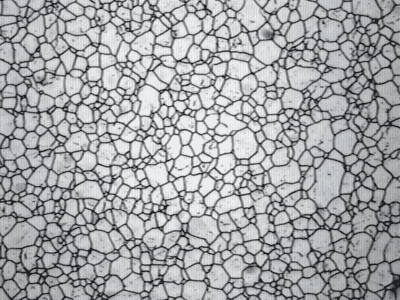
%> input picture a5/grains.jpg, 400 x 300 px
$ octave a5.m   (GNU Octave 9; MATLAB toolbox functions it lacks are replaced by stand-ins)
%> lines starting %> are read from the running program, lines starting %| are printed output that depends on the picture; in (x1, y1, x2, y2) boxes, pixels count from 0 and x2, y2 are one past the last pixel; in counts of white or black regions, pixels touching at a corner belong together; the program's own positions count from 1
%% 1.
% Es ist wichtig anzumerken das bei mehrfachem ausführen evtl. die
% Workspace variablen verwendet werden wodurch das ergebnis verzert wird.
% Fix: Workspace clearen.
clear
% a)
img = imread("grains.jpg");
%> img is the input picture: size 300x400x3 uint8; mean R, G, B 163.9, 165.3, 168.2
g_img = rgb2gray(img);
background = imhmin(imcomplement(g_img), 30);
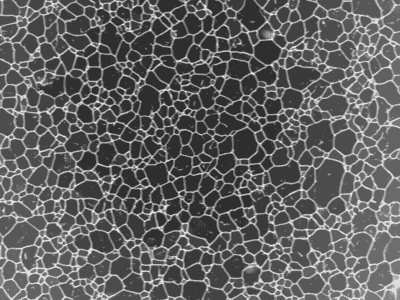
%> background: size 300x400 uint8; min 45, max 226, mean 98.2
watershed = watershed(background);
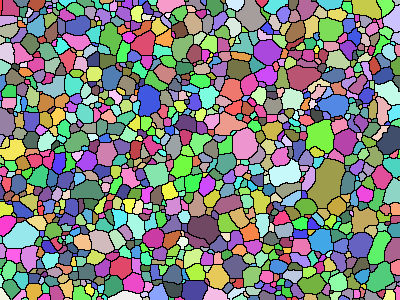
%> watershed: size 300x400 double; 977 distinct labels, from 0 to 976; one colour per label, 0 black
% b)
segmented_image = imoverlay(img, watershed == 0, 'red');
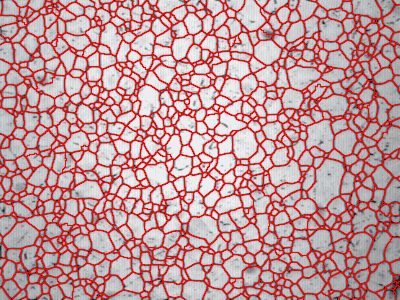
%> segmented_image: size 300x400x3 uint8; 18.17% of pixels changed, all inside (x1, y1, x2, y2) = (0, 0, 400, 300)
figure;
imshow(segmented_image);
% c)
% Watershed markiert die einzelnen Pixel inerhalb von den segmenten von
% 1..n wobei n die Anzahl der Segmente ist, dementsprechend müssen erhalten
% wir die anzahl indem wir den maximalwert von der watershed matrix
% auslesen.
segment_anzahl = max(watershed(:));
%> segment_anzahl = 976
disp(['Anzahl der Segmente: ' num2str(segment_anzahl)]);
%| Anzahl der Segmente: 976
% d)
% Alle 0 werte in watershed
disp(['Anzahl der Pixel der Wasserscheiden: ' num2str(histcounts(watershed(:), [0, 0]))]);
%| Anzahl der Pixel der Wasserscheiden: 21804
% e)
segment_ids = unique(watershed);
%> segment_ids = 977 values from 0 to 976
segment_pixels = histcounts(watershed(:), max(segment_ids) + 1);
%> segment_pixels = 977 values, max 21804 at index 1, min 2 at index 68, mean 122.8
[val, idx] = max(segment_pixels(2:end));
%> val = 1137; idx = 790
disp(['Das größte Segment hat ', num2str(val), ' Pixel.']);
%| Das größte Segment hat 1137 Pixel.
% f)
largest_segment = imoverlay(segmented_image, watershed == idx, 'green');
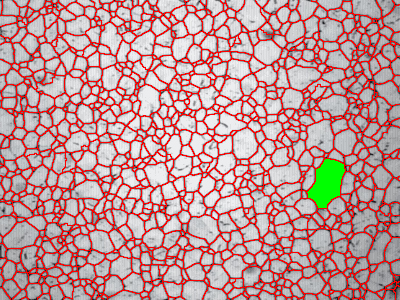
%> largest_segment: size 300x400x3 uint8; 0.95% of pixels changed, all inside (x1, y1, x2, y2) = (307, 159, 345, 208)
figure;
imshow(largest_segment);

%% 2.
% Bild laden
image = imread('ifm.jpg');
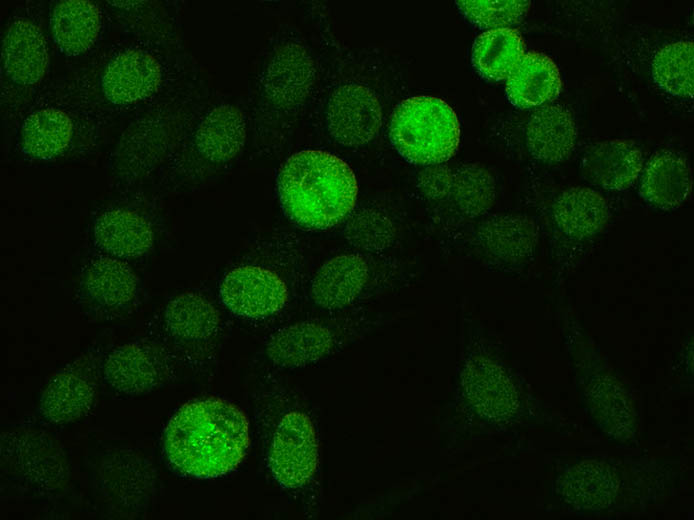
%> input picture a5/ifm.jpg, 694 x 520 px
%> image is the input picture: size 520x694x3 uint8; mean R, G, B 6.2, 27.6, 2
segmentation = imread('ifm_seg.png');
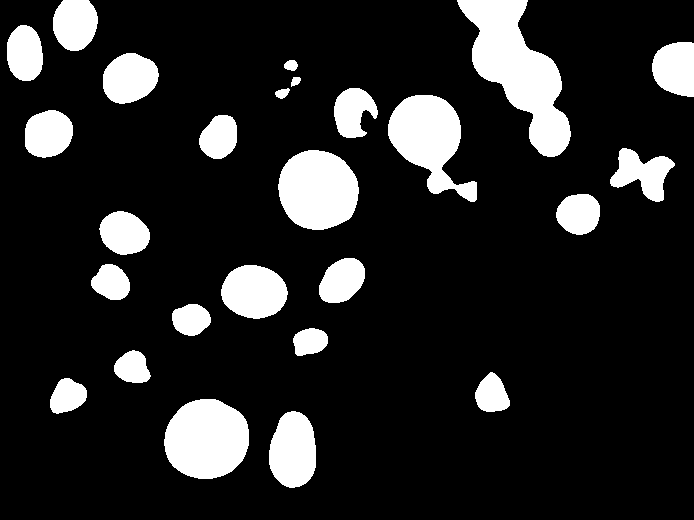
%> input picture a5/ifm_seg.png, 694 x 520 px
%> segmentation: size 520x694 logical; 14.9% white; 26 white regions, largest, box (x1, y1, x2, y2) and area: (457, 0, 571, 157) 8192, (164, 399, 249, 479) 5383, (278, 150, 359, 230) 5093
D = bwdist(~segmentation);
imshow(D,[])
title('Distance Transform of Binary Image')
%D = -D;
D = imhmin(imcomplement(D), 1);
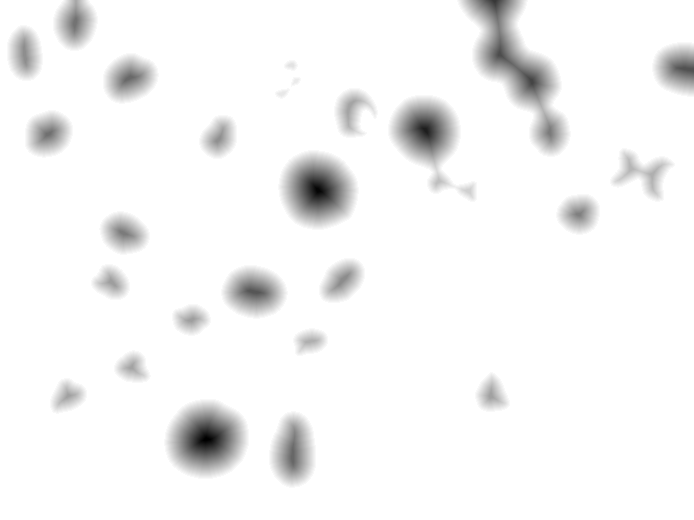
%> D: size 520x694 single; min -37.62, max 1, mean -0.45; drawn with min black and max white
figure;
imshow(D,[])
title('Complement of Distance Transform')
%> (the run ends here)
